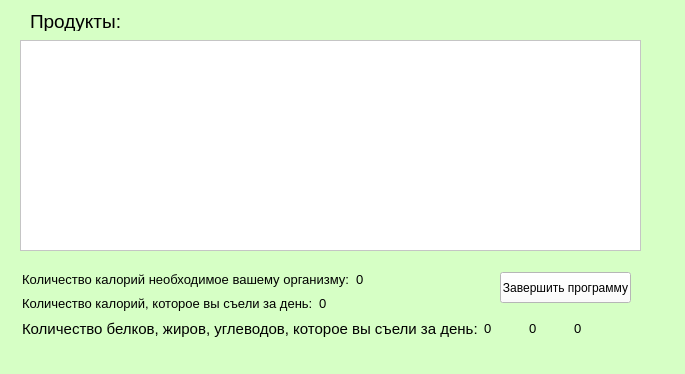
<?xml version="1.0" encoding="UTF-8"?>
<ui version="4.0">
 <class>Result_dialog</class>
 <widget class="QWidget" name="Result_dialog">
  <property name="geometry">
   <rect>
    <x>0</x>
    <y>0</y>
    <width>685</width>
    <height>374</height>
   </rect>
  </property>
  <property name="minimumSize">
   <size>
    <width>685</width>
    <height>347</height>
   </size>
  </property>
  <property name="windowTitle">
   <string>Результат дня</string>
  </property>
  <property name="styleSheet">
   <string notr="true">background-color: #d6ffc5</string>
  </property>
  <widget class="QTableWidget" name="table">
   <property name="enabled">
    <bool>false</bool>
   </property>
   <property name="geometry">
    <rect>
     <x>20</x>
     <y>40</y>
     <width>621</width>
     <height>211</height>
    </rect>
   </property>
   <property name="styleSheet">
    <string notr="true">background-color: rgb(255, 255, 255)</string>
   </property>
  </widget>
  <widget class="QPushButton" name="close_btn">
   <property name="geometry">
    <rect>
     <x>500</x>
     <y>272</y>
     <width>131</width>
     <height>31</height>
    </rect>
   </property>
   <property name="styleSheet">
    <string notr="true">background-color: rgb(255, 255, 255)</string>
   </property>
   <property name="text">
    <string>Завершить программу</string>
   </property>
  </widget>
  <widget class="QLabel" name="label">
   <property name="geometry">
    <rect>
     <x>30</x>
     <y>10</y>
     <width>111</width>
     <height>21</height>
    </rect>
   </property>
   <property name="text">
    <string>&lt;html&gt;&lt;head/&gt;&lt;body&gt;&lt;p&gt;&lt;span style=&quot; font-size:14pt;&quot;&gt;Продукты:&lt;/span&gt;&lt;/p&gt;&lt;/body&gt;&lt;/html&gt;</string>
   </property>
  </widget>
  <widget class="QWidget" name="">
   <property name="geometry">
    <rect>
     <x>22</x>
     <y>295</y>
     <width>341</width>
     <height>18</height>
    </rect>
   </property>
   <layout class="QHBoxLayout" name="horizontalLayout">
    <item>
     <widget class="QLabel" name="label_3">
      <property name="text">
       <string>&lt;html&gt;&lt;head/&gt;&lt;body&gt;&lt;p&gt;&lt;span style=&quot; font-size:10pt;&quot;&gt;Количество калорий, которое вы съели за день:&lt;/span&gt;&lt;/p&gt;&lt;/body&gt;&lt;/html&gt;</string>
      </property>
     </widget>
    </item>
    <item>
     <widget class="QLabel" name="need">
      <property name="text">
       <string>&lt;html&gt;&lt;head/&gt;&lt;body&gt;&lt;p&gt;&lt;span style=&quot; font-size:10pt;&quot;&gt;0&lt;/span&gt;&lt;/p&gt;&lt;/body&gt;&lt;/html&gt;</string>
      </property>
     </widget>
    </item>
   </layout>
  </widget>
  <widget class="QWidget" name="">
   <property name="geometry">
    <rect>
     <x>22</x>
     <y>319</y>
     <width>591</width>
     <height>20</height>
    </rect>
   </property>
   <layout class="QHBoxLayout" name="horizontalLayout_3">
    <item>
     <widget class="QLabel" name="label_4">
      <property name="text">
       <string>&lt;html&gt;&lt;head/&gt;&lt;body&gt;&lt;p&gt;&lt;span style=&quot; font-size:11pt;&quot;&gt;Количество белков, жиров, углеводов, которое вы съели за день:&lt;/span&gt;&lt;/p&gt;&lt;/body&gt;&lt;/html&gt;</string>
      </property>
     </widget>
    </item>
    <item>
     <widget class="QLabel" name="proteins">
      <property name="text">
       <string>&lt;html&gt;&lt;head/&gt;&lt;body&gt;&lt;p&gt;&lt;span style=&quot; font-size:10pt;&quot;&gt;0&lt;/span&gt;&lt;/p&gt;&lt;/body&gt;&lt;/html&gt;</string>
      </property>
     </widget>
    </item>
    <item>
     <widget class="QLabel" name="fats">
      <property name="text">
       <string>&lt;html&gt;&lt;head/&gt;&lt;body&gt;&lt;p&gt;&lt;span style=&quot; font-size:10pt;&quot;&gt;0&lt;/span&gt;&lt;/p&gt;&lt;/body&gt;&lt;/html&gt;</string>
      </property>
     </widget>
    </item>
    <item>
     <widget class="QLabel" name="carbohydrates">
      <property name="text">
       <string>&lt;html&gt;&lt;head/&gt;&lt;body&gt;&lt;p&gt;&lt;span style=&quot; font-size:10pt;&quot;&gt;0&lt;/span&gt;&lt;/p&gt;&lt;/body&gt;&lt;/html&gt;</string>
      </property>
     </widget>
    </item>
   </layout>
  </widget>
  <widget class="QWidget" name="">
   <property name="geometry">
    <rect>
     <x>22</x>
     <y>271</y>
     <width>371</width>
     <height>18</height>
    </rect>
   </property>
   <layout class="QHBoxLayout" name="horizontalLayout_2">
    <item>
     <widget class="QLabel" name="label_2">
      <property name="text">
       <string>&lt;html&gt;&lt;head/&gt;&lt;body&gt;&lt;p&gt;&lt;span style=&quot; font-size:10pt;&quot;&gt;Количество калорий необходимое вашему организму:&lt;/span&gt;&lt;/p&gt;&lt;/body&gt;&lt;/html&gt;</string>
      </property>
     </widget>
    </item>
    <item>
     <widget class="QLabel" name="dight">
      <property name="text">
       <string>&lt;html&gt;&lt;head/&gt;&lt;body&gt;&lt;p&gt;&lt;span style=&quot; font-size:10pt;&quot;&gt;0&lt;/span&gt;&lt;/p&gt;&lt;/body&gt;&lt;/html&gt;</string>
      </property>
     </widget>
    </item>
   </layout>
  </widget>
 </widget>
 <resources/>
 <connections/>
</ui>
